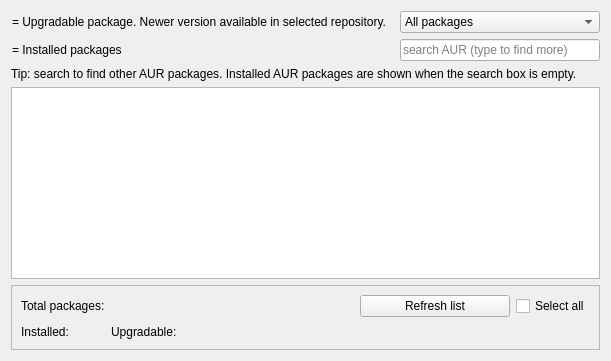
     <widget class="QWidget" name="tabAUR">
      <property name="sizePolicy">
       <sizepolicy hsizetype="Preferred" vsizetype="Expanding">
        <horstretch>0</horstretch>
        <verstretch>0</verstretch>
       </sizepolicy>
      </property>
      <attribute name="title">
       <string>AUR</string>
      </attribute>
      <layout class="QGridLayout" name="gridLayoutAUR">
       <item row="4" column="0" colspan="5">
        <widget class="QFrame" name="frameAUR">
         <property name="frameShape">
          <enum>QFrame::Shape::StyledPanel</enum>
         </property>
         <property name="frameShadow">
          <enum>QFrame::Shadow::Raised</enum>
         </property>
         <layout class="QHBoxLayout" name="horizontalLayoutAUR">
          <item>
           <layout class="QGridLayout" name="gridLayoutAURStats">
            <item row="0" column="0" colspan="3">
             <widget class="QLabel" name="labelTotalAppsAUR">
              <property name="text">
               <string>Total packages:</string>
              </property>
             </widget>
            </item>
            <item row="1" column="0">
             <widget class="QLabel" name="labelInstalledAUR">
              <property name="text">
               <string>Installed:</string>
              </property>
             </widget>
            </item>
            <item row="1" column="2">
             <spacer name="horizontalSpacerAUR1">
              <property name="orientation">
               <enum>Qt::Orientation::Horizontal</enum>
              </property>
              <property name="sizeType">
               <enum>QSizePolicy::Policy::Preferred</enum>
              </property>
              <property name="sizeHint" stdset="0">
               <size>
                <width>17</width>
                <height>17</height>
               </size>
              </property>
             </spacer>
            </item>
            <item row="1" column="5">
             <widget class="QLabel" name="labelNumUpgrAUR">
              <property name="text">
               <string />
              </property>
             </widget>
            </item>
            <item row="1" column="3" colspan="2">
             <widget class="QLabel" name="labelUpgradableAUR">
              <property name="text">
               <string>Upgradable:</string>
              </property>
             </widget>
            </item>
            <item row="1" column="1">
             <widget class="QLabel" name="labelNumInstAUR">
              <property name="text">
               <string />
              </property>
             </widget>
            </item>
            <item row="0" column="3">
             <widget class="QLabel" name="labelNumAppsAUR">
              <property name="text">
               <string />
              </property>
             </widget>
            </item>
            <item row="1" column="6">
             <spacer name="horizontalSpacerAUR2">
              <property name="orientation">
               <enum>Qt::Orientation::Horizontal</enum>
              </property>
              <property name="sizeHint" stdset="0">
               <size>
                <width>37</width>
                <height>17</height>
               </size>
              </property>
             </spacer>
            </item>
            <item row="0" column="8">
             <widget class="QPushButton" name="pushForceUpdateAUR">
              <property name="minimumSize">
               <size>
                <width>150</width>
                <height>0</height>
               </size>
              </property>
              <property name="maximumSize">
               <size>
                <width>200</width>
                <height>16777215</height>
               </size>
              </property>
              <property name="text">
               <string>Refresh list</string>
              </property>
              <property name="icon">
               <iconset theme="reload" />
              </property>
              <property name="autoDefault">
               <bool>false</bool>
              </property>
             </widget>
            </item>
            <item row="0" column="9">
             <widget class="QCheckBox" name="checkSelectAllAUR">
              <property name="text">
               <string>Select all</string>
              </property>
              <property name="visible">
               <bool>false</bool>
              </property>
             </widget>
            </item>
            <item row="0" column="4" colspan="3">
             <spacer name="horizontalSpacerAUR3">
              <property name="orientation">
               <enum>Qt::Orientation::Horizontal</enum>
              </property>
              <property name="sizeType">
               <enum>QSizePolicy::Policy::Preferred</enum>
              </property>
              <property name="sizeHint" stdset="0">
               <size>
                <width>17</width>
                <height>17</height>
               </size>
              </property>
             </spacer>
            </item>
           </layout>
          </item>
         </layout>
        </widget>
       </item>
       <item row="1" column="4">
        <widget class="QLineEdit" name="searchBoxAUR">
         <property name="minimumSize">
          <size>
           <width>150</width>
           <height>0</height>
          </size>
         </property>
         <property name="maximumSize">
          <size>
           <width>200</width>
           <height>16777215</height>
          </size>
         </property>
         <property name="placeholderText">
          <string>search AUR (type to find more)</string>
         </property>
         <property name="clearButtonEnabled">
          <bool>true</bool>
         </property>
        </widget>
       </item>
       <item row="1" column="0" colspan="4">
        <widget class="QPushButton" name="iconInstalledPackagesAUR">
         <property name="styleSheet">
          <string notr="true">text-align: left</string>
         </property>
         <property name="text">
          <string>= Installed packages</string>
         </property>
         <property name="icon">
          <iconset theme="package-installed-updated" />
         </property>
         <property name="autoDefault">
          <bool>false</bool>
         </property>
         <property name="flat">
          <bool>true</bool>
         </property>
        </widget>
       </item>
       <item row="0" column="0" colspan="4">
        <widget class="QPushButton" name="iconUpgradableAUR">
         <property name="enabled">
          <bool>true</bool>
         </property>
         <property name="sizePolicy">
          <sizepolicy hsizetype="Preferred" vsizetype="Preferred">
           <horstretch>0</horstretch>
           <verstretch>0</verstretch>
          </sizepolicy>
         </property>
         <property name="styleSheet">
          <string notr="true">text-align: left</string>
         </property>
         <property name="text">
          <string>= Upgradable package. Newer version available in selected repository.</string>
         </property>
         <property name="icon">
          <iconset theme="package-installed-outdated" />
         </property>
         <property name="autoDefault">
          <bool>false</bool>
         </property>
         <property name="flat">
          <bool>true</bool>
         </property>
        </widget>
       </item>
       <item row="0" column="4">
        <widget class="QComboBox" name="comboFilterAUR">
         <property name="enabled">
          <bool>true</bool>
         </property>
         <property name="minimumSize">
          <size>
           <width>150</width>
           <height>0</height>
          </size>
         </property>
         <property name="maximumSize">
          <size>
           <width>200</width>
           <height>16777215</height>
          </size>
         </property>
         <property name="toolTip">
          <string>&lt;html&gt;&lt;head/&gt;&lt;body&gt;&lt;p&gt;Filter packages according to their status.&lt;/p&gt;&lt;/body&gt;&lt;/html&gt;</string>
         </property>
         <property name="currentText">
          <string>All packages</string>
         </property>
         <item>
          <property name="text">
           <string>All packages</string>
          </property>
         </item>
         <item>
          <property name="text">
           <string>Installed</string>
          </property>
         </item>
         <item>
          <property name="text">
           <string>Upgradable</string>
          </property>
         </item>
         <item>
          <property name="text">
           <string>Not installed</string>
          </property>
         </item>
         <item>
          <property name="text">
           <string>Autoremovable</string>
          </property>
         </item>
        </widget>
       </item>
       <item row="2" column="0" colspan="5">
        <widget class="QLabel" name="labelAurHint">
         <property name="text">
          <string>Tip: search to find other AUR packages. Installed AUR packages are shown when the search box is empty.</string>
         </property>
        </widget>
       </item>
       <item row="3" column="0" colspan="5">
        <widget class="QTreeView" name="treeAUR">
         <property name="sortingEnabled">
          <bool>true</bool>
         </property>
        </widget>
       </item>
      </layout>
     </widget>
